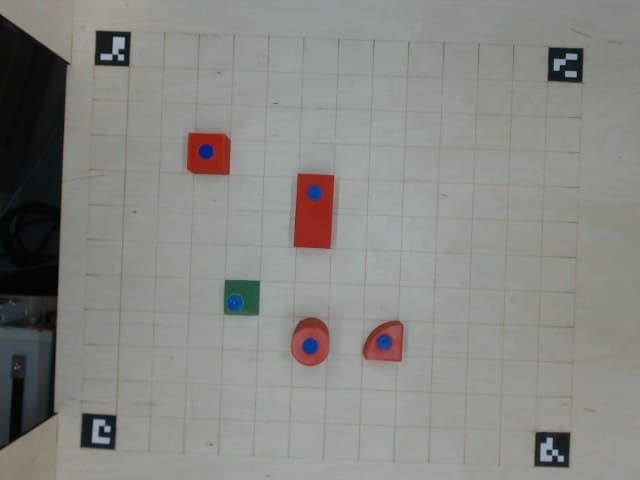
#> input picture nti/vision/dataset/3_3.jpg, 640 x 480 px; its folder holds only this picture in this run
$ python aruco_test.py
#> lines starting #> are read from the running program, lines starting #| are printed output that depends on the picture; after the words box and inside, x2 and y2 are one past the last pixel; in counts of white or black regions, pixels touching at a corner belong together
### tests/run_with_test.py
import cv2

from nti.vision.utils import get_test_images


def run_with_test_images(func):
    def wrapper():
        images = tuple(get_test_images())
        i = 0
        images_count = len(images)

        while True:
            img = images[i].copy()
            func(img)

            k = cv2.waitKey(0)
            if k == 27:
                break
            elif k == 97:  # a
                i = i - 1 if i > 0 else images_count - 1
            else:
                i = i + 1 if i < images_count - 1 else 0
    return wrapper

### nti/vision/aruco.py
import cv2
import numpy as np

from .planimetry import get_points_distance
from .contours import get_contour_center_mass


def detect_aruco(img):
    img = cv2.GaussianBlur(img, (3, 3), 0)
    dictionary = cv2.aruco.getPredefinedDictionary(cv2.aruco.DICT_4X4_50)
    parameters = cv2.aruco.DetectorParameters_create()
    parameters.cornerRefinementMethod = cv2.aruco.CORNER_REFINE_SUBPIX
    corners, ids, rejected = cv2.aruco.detectMarkers(img, dictionary, parameters=parameters)

    if len(corners) == 3:
        required_ids = {0, 1, 2, 3}
        found_ids = set(ids.flat)
        fourth_id = list(required_ids.difference(found_ids))[0]

        candidates = []
        for i in range(len(rejected)):
            rej = rejected[i]
            candidates.append((i, get_contour_center_mass(rej)))

        if fourth_id == 0:
            candidates.sort(key=lambda c: get_points_distance(c[1], (639, 479)))
        elif fourth_id == 1:
            candidates.sort(key=lambda c: get_points_distance(c[1], (0, 479)))
        elif fourth_id == 2:
            candidates.sort(key=lambda c: get_points_distance(c[1], (0, 0)))
        else:
            candidates.sort(key=lambda c: get_points_distance(c[1], (639, 0)))

        candidate = rejected[candidates[0][0]]
        fourth_marker = np.array([candidate], dtype=np.float32)

        corners = np.concatenate((corners, fourth_marker))
        ids = np.concatenate((ids, np.array([[fourth_id]])))

    return corners, ids


def get_ordered_corners(corners, ids, img_center):
    found_corners = []
    for id_, corners_bunch in zip(ids, corners):
        id_ = int(id_[0])
        corners_bunch = corners_bunch[0]

        found_corners.append((id_, min(
            corners_bunch,
            key=lambda c: get_points_distance(c, img_center)
        )))

    return [c[1] for c in sorted(found_corners, key=lambda c: c[0])]


def transform_image_by_field_corners(img, corners):
    cols, rows = 600, 500

    pts2 = np.float32([[599, 499], [0, 499], [0, 0], [599, 0]])
    pts1 = []
    for corner in corners:
        pts1.append([corner[0], corner[1]])
    pts1 = np.float32(pts1)

    M = cv2.getPerspectiveTransform(pts1, pts2)
    return cv2.warpPerspective(img, M, (cols, rows))


def remove_aruco_from_image(img, corners, color=(0, 0, 0)):
    """Paint over the aruco markers with the given color."""
    out = img.copy()

    for corner_points in corners:
        points = np.array(corner_points, np.int32)
        points = points.reshape((-1, 1, 2))
        cv2.fillPoly(out, [points], color)

    return out

### nti/vision/planimetry.py
import numpy as np


# [15 lines left out: function get_lines_intersection, not called in this run]


def get_points_distance(p1, p2):
    p1 = np.array(p1)
    p2 = np.array(p2)
    return np.linalg.norm(p1 - p2)

### nti/vision/utils.py
import os
import pathlib

import cv2


def get_test_images():
    path = pathlib.Path(__file__).parent.absolute()
    path = os.path.join(path, 'dataset/')
    for _, _, filenames in os.walk(path):
        for fn in filenames:
            yield cv2.imread(os.path.join(path, fn))

### tests/vision_tests/aruco_test.py
import cv2

from nti.vision.aruco import (
    detect_aruco,
    get_ordered_corners,
    remove_aruco_from_image,
    transform_image_by_field_corners
)
from tests.run_with_test import run_with_test_images


@run_with_test_images
def test(img):
    corners, ids = detect_aruco(img)

    cv2.aruco.drawDetectedMarkers(img, corners, ids, borderColor=(255, 255, 0))

    h, w = img.shape[:2]
    img_center = (w / 2, h / 2)

    ordered_corners = get_ordered_corners(corners, ids, img_center)

    wrapped = transform_image_by_field_corners(img, ordered_corners)

    painted = remove_aruco_from_image(img, corners)

    for corner in ordered_corners:
        cv2.circle(img, tuple(map(int, corner)), 1, (0, 50, 255), 2)

    cv2.imshow('Detected aruco', img)
    cv2.imshow('Wrapped', wrapped)
    cv2.imshow('Painted', painted)


if __name__ == '__main__':
    test()
#> in wrapper, `images_count = len(images)`: images_count = 1
#> in wrapper, img is the input picture: shape (480, 640, 3); mean B, G, R 132.4, 135.3, 136.1
#> in detect_aruco, `corners, ids, rejected = cv2.aruco.detectMarkers(img, dictionary, para..`: ids = [2, 0, 3, 1]; rejected = 9 items
#> in test, `corners, ids = detect_aruco(img)`: ids = [2, 0, 3, 1]
#> in test, `cv2.aruco.drawDetectedMarkers(img, corners, ids, borderColor=(255, 255..`:
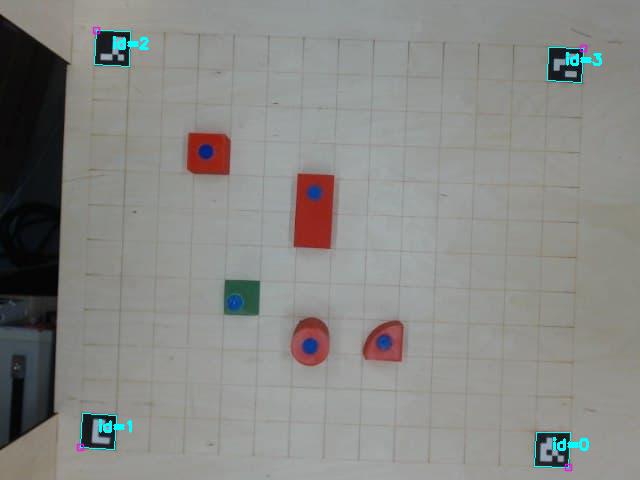
#> img: shape (480, 640, 3); 0.58% of pixels changed, all inside (x1, y1, x2, y2) = (76, 26, 602, 472)
#> the loop in get_ordered_corners, `for id_, corners_bunch in zip(ids, corners):` made 4 passes
#> id_ on passes 1 to 3: 2, 0, 3
#> after the loop in get_ordered_corners, `for id_, corners_bunch in zip(ids, corners):`: found_corners = [(2, [128.5, 65.94]), (0, [535.8, 431.7]), (3, [547.3, 80.17]), (1, [116, 415.5])]
#> in test, `ordered_corners = get_ordered_corners(corners, ids, img_center)`: ordered_corners = [[535.8, 431.7], [116, 415.5], [128.5, 65.94], [547.3, 80.17]]
#> the loop in transform_image_by_field_corners, `for corner in corners:` made 4 passes
#> after the loop in transform_image_by_field_corners, `for corner in corners:`: pts1 has the same summary as ordered_corners in test
#> in transform_image_by_field_corners, `M = cv2.getPerspectiveTransform(pts1, pts2)`: M = [[1.44, 0.0515, -188.4], [-0.0487, 1.43, -88.21], [1.31e-05, 7.76e-06, 1]]
#> in transform_image_by_field_corners, `return cv2.warpPerspective(img, M, (cols, rows))`:
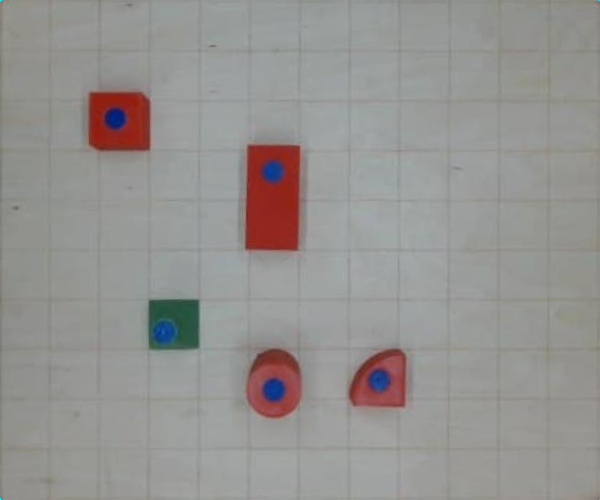
#> returned value: shape (500, 600, 3); mean of channels 0, 1, 2 144.9, 147.2, 149.3; drawn as B, G, R
#> the loop in remove_aruco_from_image, `for corner_points in corners:` made 4 passes
#> points on passes 1 to 3: [[95, 30], [130, 31], [128, 65], [94, 64]], [[568, 466], [533, 465], [535, 431], [569, 432]], [[582, 47], [581, 82], [547, 80], [548, 46]]
#> after the loop in remove_aruco_from_image, `for corner_points in corners:`:
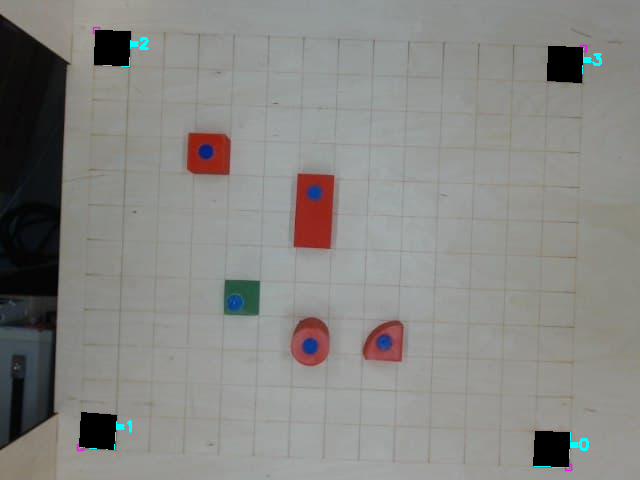
#> out: shape (480, 640, 3); 1.62% of pixels changed, all inside (x1, y1, x2, y2) = (79, 30, 583, 467)
#> the loop in test, `for corner in ordered_corners:` made 4 passes
#> (key Esc is pressed here)

$ run again, on nti/vision/dataset/S_1.jpg
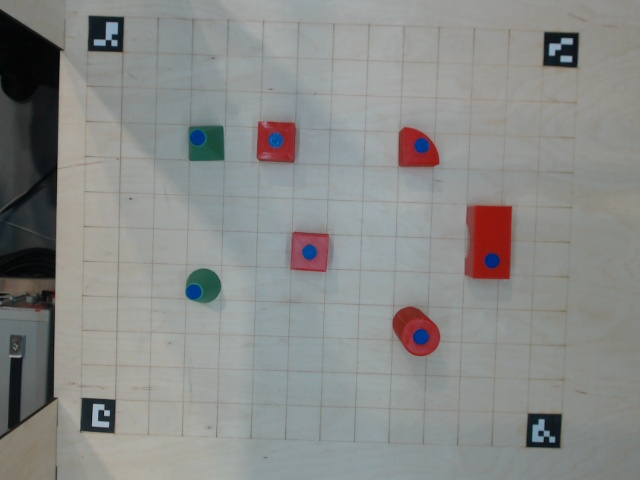
#> input picture nti/vision/dataset/S_1.jpg, 640 x 480 px
#> images_count = 1
#> in wrapper, img is the input picture: shape (480, 640, 3); mean B, G, R 136.1, 138.1, 136.8
#> in detect_aruco, `corners, ids, rejected = cv2.aruco.detectMarkers(img, dictionary, para..`: ids = [2, 3, 1, 0]; rejected = 11 items
#> in test, `corners, ids = detect_aruco(img)`: ids = [2, 3, 1, 0]
#> the loop in get_ordered_corners, `for id_, corners_bunch in zip(ids, corners):` made 4 passes
#> id_ on passes 1, 4: 2, 0
#> after the loop in get_ordered_corners, `for id_, corners_bunch in zip(ids, corners):`: found_corners = [(2, [122.4, 51.66]), (3, [542.6, 64.96]), (1, [115.3, 399.5]), (0, [527.7, 413.1])]
#> ordered_corners = [[527.7, 413.1], [115.3, 399.5], [122.4, 51.66], [542.6, 64.96]]
#> the loop in transform_image_by_field_corners, `for corner in corners:` made 4 passes
#> after the loop in transform_image_by_field_corners, `for corner in corners:`: pts1 has the same summary as ordered_corners in test
#> M = [[1.42, 0.0294, -175.9], [-0.0445, 1.4, -67.11], [5.3e-06, -5.24e-05, 1]]
#> in transform_image_by_field_corners, `return cv2.warpPerspective(img, M, (cols, rows))`:
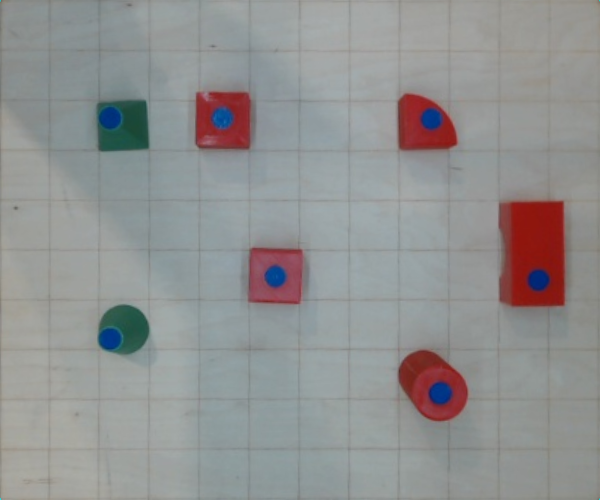
#> returned value: shape (500, 600, 3); mean of channels 0, 1, 2 145.4, 145.7, 145.2; drawn as B, G, R
#> the loop in remove_aruco_from_image, `for corner_points in corners:` made 4 passes
#> points on passes 1, 4: [[88, 15], [123, 16], [122, 51], [87, 50]], [[559, 447], [525, 446], [527, 413], [561, 413]]
#> after the loop in remove_aruco_from_image, `for corner_points in corners:`:
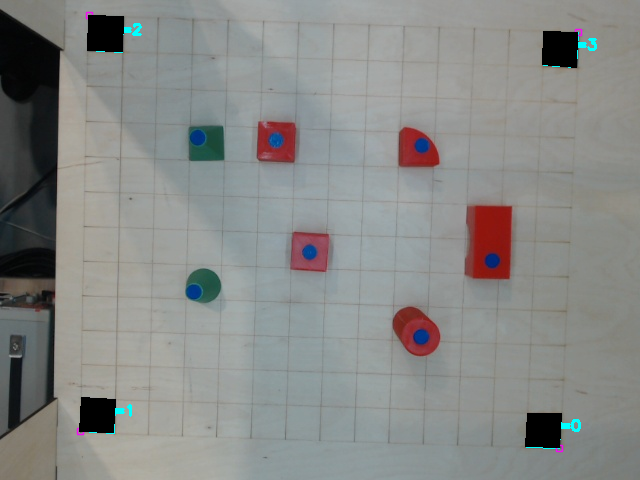
#> out: shape (480, 640, 3); mean B, G, R 135.2, 137.2, 135.6
#> the loop in test, `for corner in ordered_corners:` made 4 passes

$ run again, on nti/vision/dataset/S_10.jpg
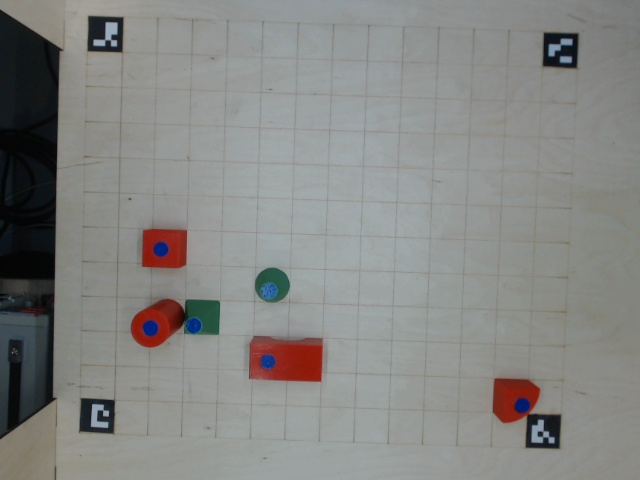
#> input picture nti/vision/dataset/S_10.jpg, 640 x 480 px
#> images_count = 1
#> in wrapper, img is the input picture: shape (480, 640, 3); mean B, G, R 132, 134.4, 133.8
#> in detect_aruco, `corners, ids, rejected = cv2.aruco.detectMarkers(img, dictionary, para..`: corners = ([[87.9, 15.68], [122.7, 16.72], [121.7, 51.92], [87.02, 50.39]], [[577.7, 32.96], [576.4, 67.45], [542.2, 65.26], [543.6, 32.25]], [[78.64, 431.4], [80.3, 397.9], [114.2, 399.8], [113.1, 433.5]]); ids = [2, 3, 1]; rejected = 9 items
#> found_ids = 3 items
#> fourth_id = 0
#> the loop in detect_aruco, `for i in range(len(rejected)):` made 9 passes
#> rej on passes 1 to 7: [[253, 336], [322, 338], [321, 380], [249, 378]], [[143, 230], [186, 230], [185, 265], [142, 266]], [[527, 414], [560, 414], [559, 448], [525, 447]], [[568, 14], [580, 18], [584, 21], [572, 17]], [[509, 29], [510, 32], [508, 45], [507, 31]], [[330, 269], [324, 270], [314, 269], [326, 268]], [[355, 386], [356, 397], [355, 401], [354, 392]]
#> after the loop in detect_aruco, `for i in range(len(rejected)):`: candidates = [(0, (286, 358)), (1, (163, 247)), (2, (542, 430)), (3, (576, 17)), (4, (508, 35)), (5, (323, 269)), (6, (355, 393)), (7, (374, 270)), (8, (581, 392))]
#> candidate = [[575, 391], [584, 392], [586, 394], [581, 394]]
#> in detect_aruco, `ids = np.concatenate((ids, np.array([[fourth_id]])))`: ids = [2, 3, 1, 0]
#> the loop in get_ordered_corners, `for id_, corners_bunch in zip(ids, corners):` made 4 passes
#> id_ on passes 1 to 3: 2, 3, 1
#> after the loop in get_ordered_corners, `for id_, corners_bunch in zip(ids, corners):`: found_corners = [(2, [121.7, 51.92]), (3, [542.2, 65.26]), (1, [114.2, 399.8]), (0, [575, 391])]
#> ordered_corners = [[575, 391], [114.2, 399.8], [121.7, 51.92], [542.2, 65.26]]
#> the loop in transform_image_by_field_corners, `for corner in corners:` made 4 passes
#> after the loop in transform_image_by_field_corners, `for corner in corners:`: pts1 has the same summary as ordered_corners in test
#> M = [[1.33, 0.0288, -163.5], [-0.0499, 1.57, -75.6], [-0.000155, 0.000287, 1]]
#> in transform_image_by_field_corners, `return cv2.warpPerspective(img, M, (cols, rows))`:
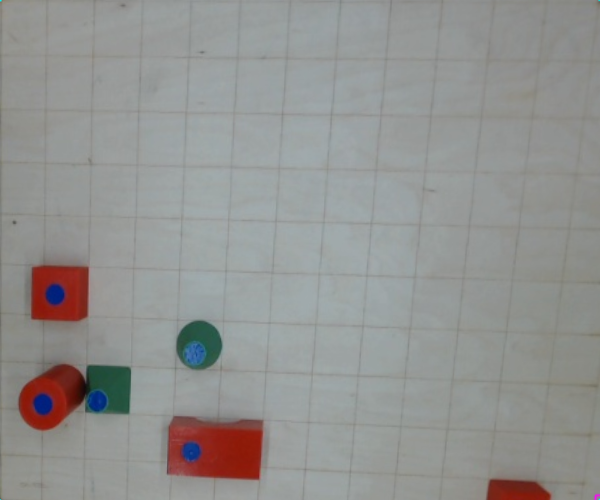
#> returned value: shape (500, 600, 3); mean of channels 0, 1, 2 144.9, 146.8, 146.6; drawn as B, G, R
#> the loop in remove_aruco_from_image, `for corner_points in corners:` made 4 passes
#> points on passes 1 to 4: [[87, 15], [122, 16], [121, 51], [87, 50]], [[577, 32], [576, 67], [542, 65], [543, 32]], [[78, 431], [80, 397], [114, 399], [113, 433]], [[575, 391], [584, 392], [586, 394], [581, 394]]
#> after the loop in remove_aruco_from_image, `for corner_points in corners:`:
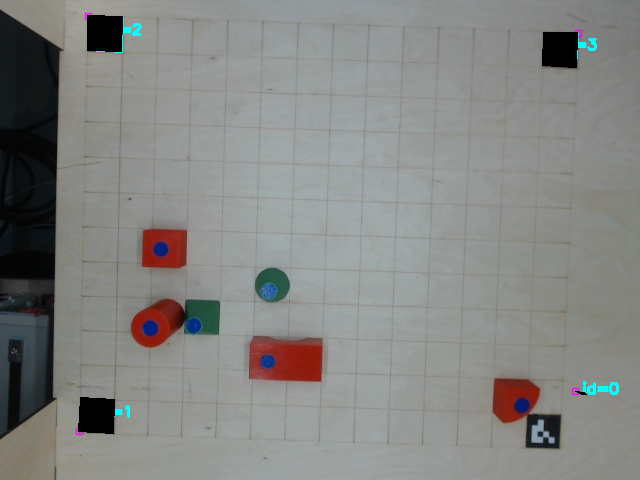
#> out: shape (480, 640, 3); mean B, G, R 131.4, 133.9, 132.8
#> the loop in test, `for corner in ordered_corners:` made 4 passes

$ run again, on nti/vision/dataset/S_11.jpg
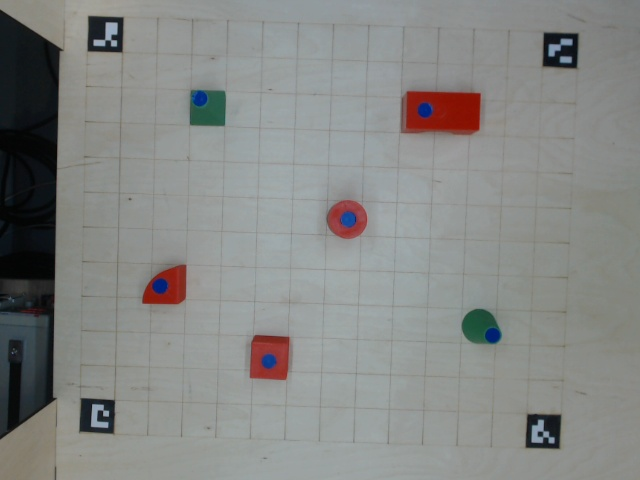
#> input picture nti/vision/dataset/S_11.jpg, 640 x 480 px
#> images_count = 1
#> in wrapper, img is the input picture: shape (480, 640, 3); mean B, G, R 133.2, 135.3, 133.7
#> in detect_aruco, `corners, ids, rejected = cv2.aruco.detectMarkers(img, dictionary, para..`: ids = [2, 3, 1, 0]; rejected = 8 items
#> in test, `corners, ids = detect_aruco(img)`: ids = [2, 3, 1, 0]
#> the loop in get_ordered_corners, `for id_, corners_bunch in zip(ids, corners):` made 4 passes
#> id_ on passes 1 to 4: 2, 3, 1, 0
#> after the loop in get_ordered_corners, `for id_, corners_bunch in zip(ids, corners):`: found_corners = [(2, [121.7, 51.98]), (3, [542.2, 65.49]), (1, [114.3, 399.9]), (0, [527, 413.9])]
#> ordered_corners = [[527, 413.9], [114.3, 399.9], [121.7, 51.98], [542.2, 65.49]]
#> the loop in transform_image_by_field_corners, `for corner in corners:` made 4 passes
#> after the loop in transform_image_by_field_corners, `for corner in corners:`: pts1 has the same summary as ordered_corners in test
#> M = [[1.42, 0.0303, -175], [-0.0451, 1.4, -67.52], [7.07e-06, -5.23e-05, 1]]
#> in transform_image_by_field_corners, `return cv2.warpPerspective(img, M, (cols, rows))`:
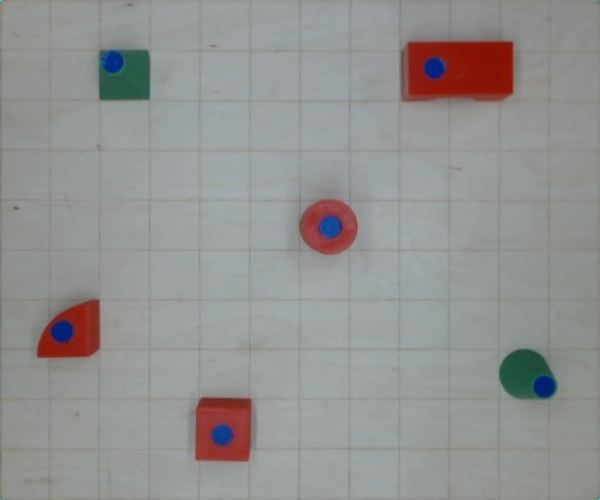
#> returned value: shape (500, 600, 3); mean of channels 0, 1, 2 145.3, 146.7, 146.2; drawn as B, G, R
#> the loop in remove_aruco_from_image, `for corner_points in corners:` made 4 passes
#> points on passes 1 to 4: [[87, 15], [122, 16], [121, 51], [87, 50]], [[577, 33], [576, 67], [542, 65], [543, 32]], [[78, 431], [80, 397], [114, 399], [113, 433]], [[558, 448], [525, 447], [527, 413], [560, 414]]
#> after the loop in remove_aruco_from_image, `for corner_points in corners:`:
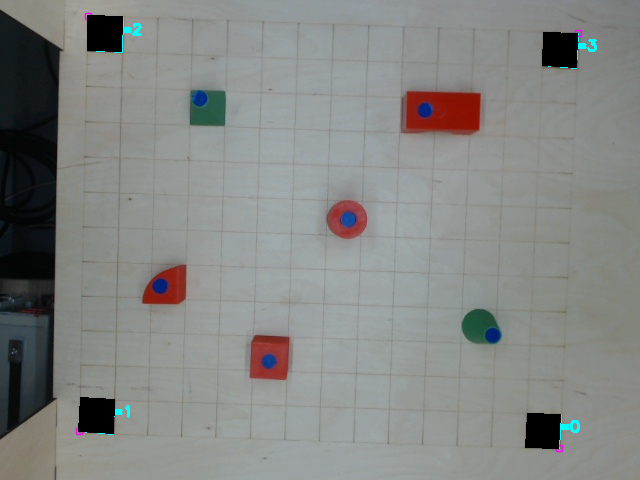
#> out: shape (480, 640, 3); mean B, G, R 132.3, 134.5, 132.5
#> the loop in test, `for corner in ordered_corners:` made 4 passes
